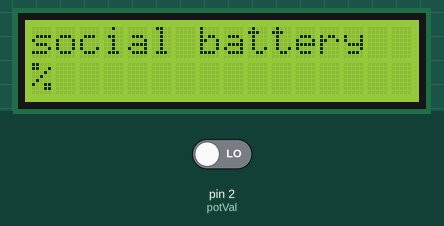
A sketch run on a simulated Arduino Uno, built with avr-gcc and run on an emulated ATmega328P. Shown: 16×2 character LCD. Inputs (shaded band) come from the test bench; at power-on: pin 2 (potVal) LOW.

Above: at 1.2 s.
1.3 s: pin 2 (potVal) driven HIGH
At 6.5 s:
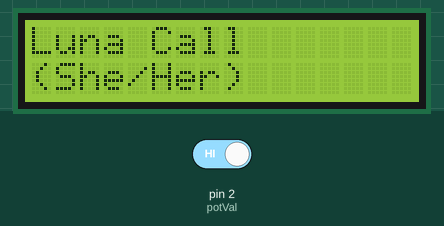
At 19.3 s:
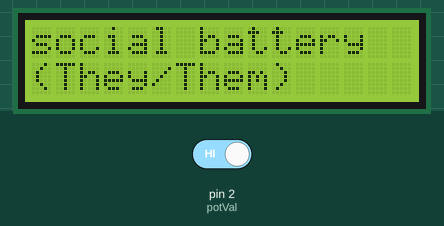
19.6 s: pin 2 (potVal) driven LOW
At 36.7 s:
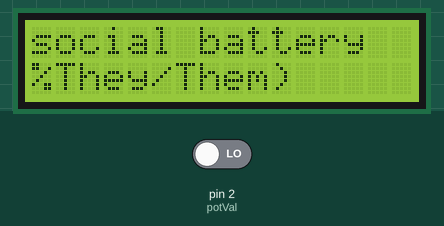
Timing chart, 0 to 38.2 s (numbered marks = the images above; inputs shaded):
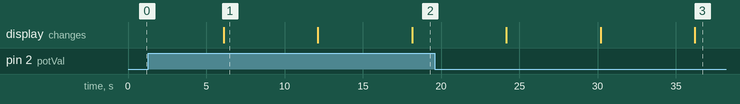

Measured:
- after the input at 1.3 s, the display: first differs from a run without the input after 16.8 s (image 2)
- after the input at 19.6 s, the display: first differs from a run without the input after 16.6 s (image 3)
- what the display in image 1 shows lasts 6.0 s, from 6.1 s to 12.1 s

The sketch:

social_distancing_copy_20260419204354.ino
```cpp
#include <LiquidCrystal_I2C.h>

LiquidCrystal_I2C lcd(0x27, 16, 2); // I2C address 0x27, 16 column and 2 rows
int potVal = 2;

void setup()
{

  lcd.init(); // initialize the lcd
  lcd.backlight();
  Serial.begin(9600);

  pinMode(potVal, INPUT);
}

void loop()
{

   int stressState = digitalRead(potVal);


  lcd.setCursor(0, 0);
  lcd.print("social battery");
  lcd.setCursor(0, 8);
  lcd.print(stressState+"%");
  lcd.setCursor(13, 1);
  delay(6000);


  lcd.clear();
  lcd.setCursor(0, 0);
  lcd.print("Luna Call");
  lcd.setCursor(0, 1);
  lcd.print("(She/Her)");
  lcd.setCursor(13, 1);
  delay(6000);

  lcd.clear();
  lcd.setCursor(0, 0);
  lcd.print("Luna Call");
  lcd.setCursor(0, 1);
  lcd.print("(They/Them)");
  lcd.setCursor(13, 1);
  delay(6000);


}
```
